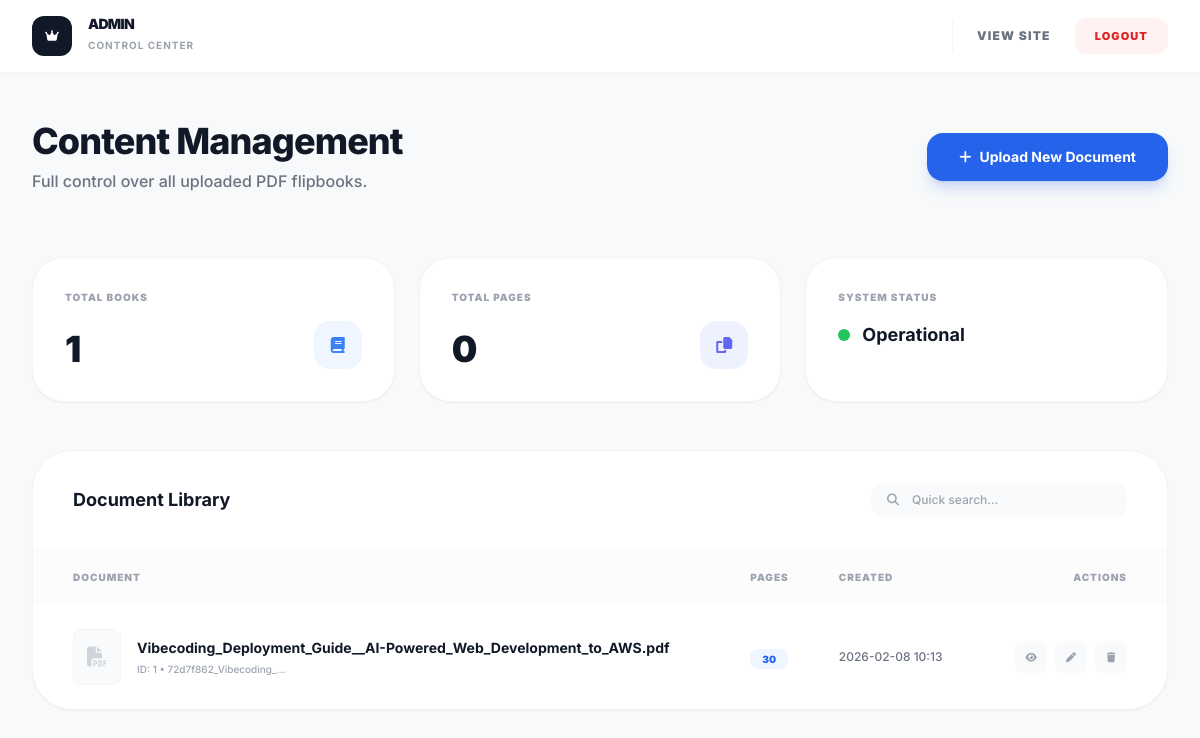
/admin (signed in), run on an earlier commit of the app's database.
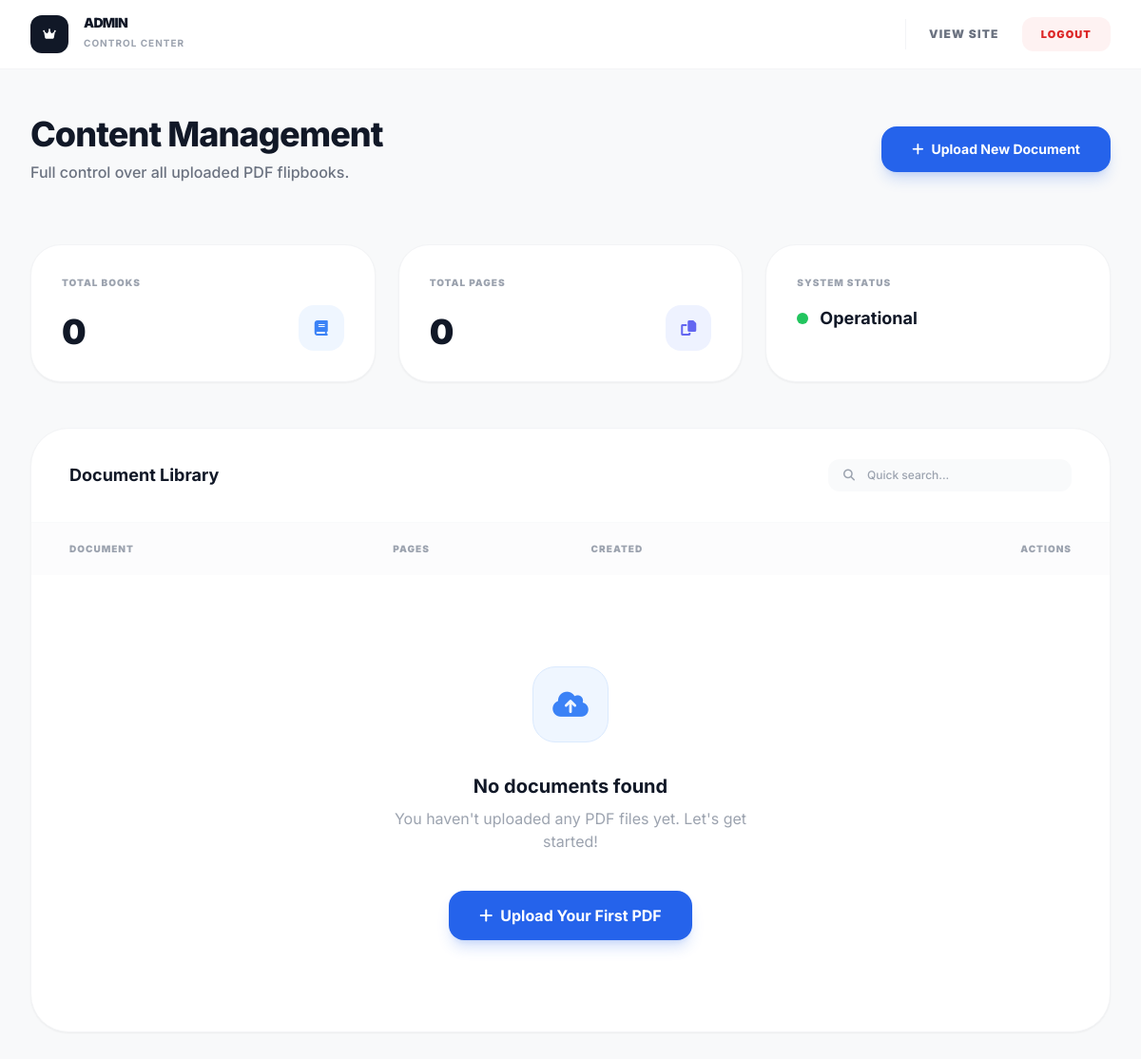
And on a later commit of the database.
### app.py (models this page shows)
class Book(db.Model):
    id = db.Column(db.Integer, primary_key=True)
    title = db.Column(db.String(255), nullable=False)
    filename = db.Column(db.String(255), nullable=False)
    page_count = db.Column(db.Integer)
    created_at = db.Column(db.DateTime, default=datetime.utcnow)
    notes = db.relationship('Note', backref='book', lazy=True, cascade="all, delete-orphan")
    highlights = db.relationship('Highlight', backref='book', lazy=True, cascade="all, delete-orphan")

### app.py (the view)
@app.route('/admin')
@admin_required
def admin_dashboard():
    books = Book.query.order_by(Book.created_at.desc()).all()
    return render_template('admin_dashboard.html', books=books)

### app.py (called while the page is built, shortened)
@app.before_request
def before_request():
    global _db_initialized, _db_error

def admin_required(f):
    @wraps(f)
    def decorated_function(*args, **kwargs):
        if not session.get('is_admin'):
            if request.is_json:
                return jsonify({'error': 'Admin access required'}), 403
            return redirect(url_for('admin_login'))
        return f(*args, **kwargs)
    return decorated_function

### templates/admin_dashboard.html (shortened to what this page needs)
{% extends "base.html" %}
{% block content %}
<div class="min-h-screen bg-[#f8f9fa]">
    <nav class="bg-white border-b border-gray-100 sticky top-0 z-50 px-8 py-4">
        <div class="max-w-7xl mx-auto flex items-center justify-between">
            <div class="flex items-center gap-4">
                <div class="w-10 h-10 bg-gray-900 rounded-xl flex items-center justify-center">
                    <i class="fas fa-crown text-white text-xs"></i>
                </div>
                <div>
                    <h2 class="text-sm font-black uppercase tracking-tighter text-gray-900 leading-none">Admin</h2>
                    <span class="text-[10px] font-bold text-gray-400 uppercase tracking-widest">Control Center</span>
                </div>
            </div>
            <div class="flex items-center gap-6">
                <a href="{{ url_for('index') }}"
                    class="text-xs font-black uppercase tracking-widest text-gray-500 hover:text-blue-600 transition-colors">View
                    Site</a>
                <a href="{{ url_for('admin_logout') }}"
                    class="px-5 py-2.5 bg-red-50 text-red-600 rounded-xl text-[11px] font-black uppercase tracking-widest hover:bg-red-600 hover:text-white transition-all">Logout</a>
            </div>
        </div>
    </nav>
    <div class="max-w-7xl mx-auto py-12 px-8">
        <header class="flex flex-col md:flex-row md:items-center justify-between gap-8 mb-16">
            <div>
                <h1 class="text-4xl font-extrabold tracking-tight text-gray-900 mb-2">Content Management</h1>
                <p class="text-gray-500 font-medium">Full control over all uploaded PDF flipbooks.</p>
            </div>
            <div class="flex items-center gap-4">
                <button id="upload-trigger"
                    class="px-8 py-3.5 bg-blue-600 hover:bg-blue-700 text-white text-sm font-bold rounded-2xl shadow-lg shadow-blue-600/20 transition-all flex items-center gap-2 active:scale-95">
                    <i class="fas fa-plus"></i>
                    Upload New Document
                </button>
            </div>
        </header>
        <div class="grid grid-cols-1 md:grid-cols-3 gap-6 mb-12">
            <div class="bg-white p-8 rounded-[2rem] border border-gray-100 shadow-sm">
                <div class="text-[10px] font-black uppercase tracking-widest text-gray-400 mb-4 block">Total Books</div>
                <div class="flex items-end justify-between">
                    <span class="text-4xl font-black text-gray-900">{{ books|length }}</span>
                    <div class="w-12 h-12 bg-blue-50 rounded-2xl flex items-center justify-center text-blue-500">
                        <i class="fas fa-book"></i>
                    </div>
                </div>
            </div>
            <div class="bg-white p-8 rounded-[2rem] border border-gray-100 shadow-sm">
                <div class="text-[10px] font-black uppercase tracking-widest text-gray-400 mb-4 block">Total Pages</div>
                <div class="flex items-end justify-between">
                    <span class="text-4xl font-black text-gray-900">
                        {% set total_pages = 0 %}
                        {% for book in books %}{% set total_pages = total_pages + book.page_count %}{% endfor %}
                        {{ total_pages }}
                    </span>
                    <div class="w-12 h-12 bg-indigo-50 rounded-2xl flex items-center justify-center text-indigo-500">
                        <i class="fas fa-copy"></i>
                    </div>
                </div>
            </div>
            <div class="bg-white p-8 rounded-[2rem] border border-gray-100 shadow-sm">
                <div class="text-[10px] font-black uppercase tracking-widest text-gray-400 mb-4 block">System Status
                </div>
                <div class="flex items-center gap-3">
                    <div class="w-3 h-3 bg-green-500 rounded-full animate-pulse"></div>
                    <span class="text-lg font-bold text-gray-900">Operational</span>
                </div>
            </div>
        </div>
        <div class="bg-white rounded-[2.5rem] border border-gray-100 shadow-sm overflow-hidden">
            <div class="px-10 py-8 border-b border-gray-50 flex items-center justify-between">
                <h3 class="text-lg font-bold text-gray-900">Document Library</h3>
                <div class="relative">
                    <i class="fas fa-search absolute left-4 top-1/2 -translate-y-1/2 text-gray-400 text-xs"></i>
                    <input type="text" id="admin-search" placeholder="Quick search..."
                        class="bg-gray-50 border border-transparent rounded-xl pl-10 pr-4 py-2 text-xs font-medium focus:bg-white focus:border-blue-500 transition-all outline-none w-64">
                </div>
            </div>
            <div class="overflow-x-auto">
                <table class="w-full text-left">
                    <thead>
                        <tr class="bg-gray-50/50">
                            <th class="px-10 py-5 text-[10px] font-black uppercase tracking-widest text-gray-400">
                                Document</th>
                            <th class="px-6 py-5 text-[10px] font-black uppercase tracking-widest text-gray-400">Pages
                            </th>
                            <th class="px-6 py-5 text-[10px] font-black uppercase tracking-widest text-gray-400">Created
                            </th>
                            <th
                                class="px-10 py-5 text-[10px] font-black uppercase tracking-widest text-gray-400 text-right">
                                Actions</th>
                        </tr>
                    </thead>
                    <tbody class="divide-y divide-gray-50">
                        {% for book in books %}
                        <tr class="hover:bg-gray-50/50 transition-colors group">
                            <td class="px-10 py-6">
                                <div class="flex items-center gap-4">
                                    <div
                                        class="w-12 h-14 bg-gray-50 rounded-lg flex items-center justify-center border border-gray-100 group-hover:bg-white transition-colors">
                                        <i class="fas fa-file-pdf text-gray-300 text-xl"></i>
                                    </div>
                                    <div>
                                        <div class="text-sm font-bold text-gray-900 mb-1 book-title">{{ book.title }}
                                        </div>
                                        <div class="text-[10px] font-medium text-gray-400">ID: {{ book.id }} • {{
                                            book.filename[:20] }}...</div>
                                    </div>
                                </div>
                            </td>
                            <td class="px-6 py-6">
                                <span class="px-3 py-1 bg-blue-50 text-blue-600 rounded-lg text-[10px] font-black">{{
                                    book.page_count }}</span>
                            </td>
                            <td class="px-6 py-6 text-xs text-gray-500 font-medium">
                                {{ book.created_at.strftime('%Y-%m-%d %H:%M') }}
                            </td>
                            <td class="px-10 py-6">
                                <div class="flex items-center justify-end gap-2">
                                    <a href="{{ url_for('view_book', book_id=book.id) }}"
                                        class="w-8 h-8 flex items-center justify-center rounded-lg bg-gray-50 text-gray-400 hover:bg-blue-50 hover:text-blue-600 transition-all"
                                        title="View">
                                        <i class="fas fa-eye text-[10px]"></i>
                                    </a>
                                    <button onclick="editBook('{{ book.id }}', '{{ book.title }}')"
                                        class="w-8 h-8 flex items-center justify-center rounded-lg bg-gray-50 text-gray-400 hover:bg-yellow-50 hover:text-yellow-600 transition-all"
                                        title="Rename">
                                        <i class="fas fa-pen text-[10px]"></i>
                                    </button>
                                    <button onclick="deleteBook('{{ book.id }}', this)"
                                        class="w-8 h-8 flex items-center justify-center rounded-lg bg-gray-50 text-gray-400 hover:bg-red-50 hover:text-red-600 transition-all"
                                        title="Delete">
                                        <i class="fas fa-trash text-[10px]"></i>
                                    </button>
                                </div>
                            </td>
                        </tr>
                        {% endfor %}
                    </tbody>
                </table>
            </div>
            {% if not books %}
            <div class="py-24 text-center flex flex-col items-center justify-center">
                <div class="w-20 h-20 bg-blue-50 rounded-3xl flex items-center justify-center mb-8 border border-blue-100">
                    <i class="fas fa-cloud-upload-alt text-blue-500 text-3xl"></i>
                </div>
                <h3 class="text-xl font-bold text-gray-900 mb-2">No documents found</h3>
                <p class="text-gray-400 max-w-sm mb-10">You haven't uploaded any PDF files yet. Let's get started!</p>
                <button onclick="document.getElementById('pdf-input').click()"
                    class="bg-blue-600 text-white px-8 py-3.5 rounded-2xl font-bold hover:bg-blue-700 shadow-lg shadow-blue-600/20 transition-all flex items-center gap-2 active:scale-95">
                    <i class="fas fa-plus"></i>
                    Upload Your First PDF
                </button>
            </div>
            {% endif %}
        </div>
    </div>
</div>
{% endblock %}

### templates/base.html (shortened to what this page needs)
<!DOCTYPE html>
<html lang="en">
<head>
    <script src="https://cdn.tailwindcss.com"></script>
    <link rel="stylesheet" href="https://cdnjs.cloudflare.com/ajax/libs/font-awesome/6.4.0/css/all.min.css">
</head>
<body class="font-sans antialiased">
    <div class="min-h-screen">
        <main class="w-full">
            {% block content %}{% endblock %}
        </main>
    </div>
</body>
</html>

### templates/base.html (style rules this page uses)
body { background-color: #f8f9fa; color: #333; }

What changed in the data, as far as the page shows it:
removed Book: title "Vibecoding_Deployment_Guide__AI-Powered_Web_Development_to_AWS.pdf", id "1", filename "72d7f862_Vibecoding_", page_count "30", created_at "2026-02-08 10:13"
Also different on the page:
{{ books|length }}: "1" → "0"
text now shown: "No documents found You haven't uploaded any PDF files yet. Let's get started! Upload Your First PDF"
